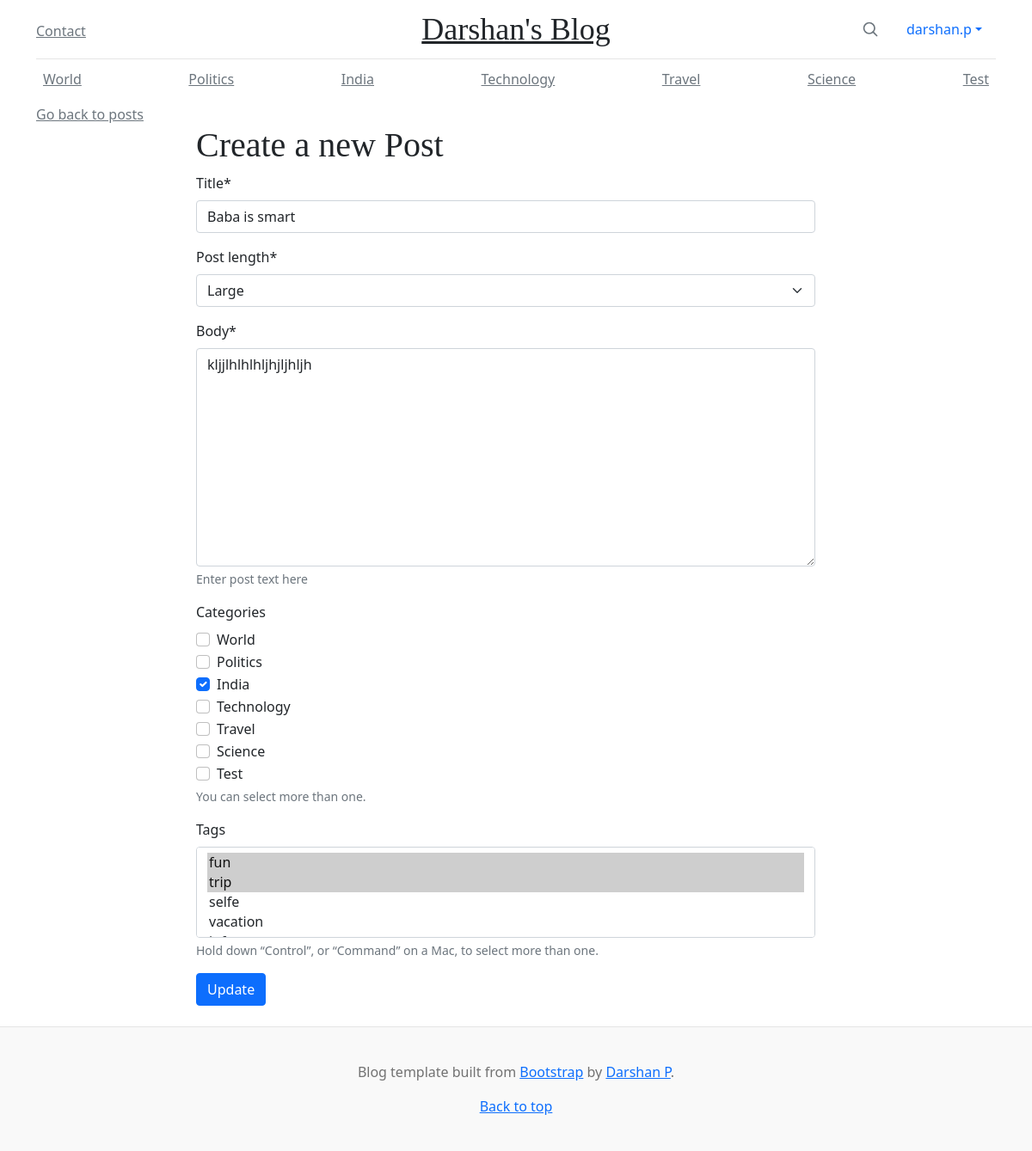
/posts/baba-is-dumb/update (signed in), run on the app's committed database.
### blog/models.py (models this page shows, shortened)
class Category(models.Model):
    class Meta:
        verbose_name_plural = 'Categories'
    name = models.CharField(max_length=50, unique=True)
    def __str__(self):
        return self.name

class Post(models.Model):
    class Meta:
        ordering = ['created_at']
        db_table = 'posts'
    POST_LENGTHS = [
        ('S', 'Small'),
        ('M', 'Medium'),
        ('L', 'Large')
    ]
    post_length = models.CharField(max_length=1, choices=POST_LENGTHS)
    title = models.CharField(max_length=50)
    body = models.TextField(help_text='Enter post text here')
    slug = AutoSlugField(populate_from='title', unique=True, editable=True)
    categories = models.ManyToManyField('Category', related_name='posts', blank=True)
    tags = models.ManyToManyField('Tag', related_name='posts', blank=True,
                                  help_text='Hold down “Control”, or “Command” on a Mac, to select more than one.')
    created_at = models.DateTimeField(auto_now_add=True)
    updated_at = models.DateTimeField(auto_now_add=True)

### blog/views.py (the view, shortened to what this page needs)
# urls.py: path('posts/<slug:slug>/update', views.PostUpdateView.as_view(), name='post_update'),
class PostUpdateView(LoginRequiredMixin, SuccessMessageMixin, generic.UpdateView):
    model = Post
    form_class = PostModelForm
    template_name = "blog/post_update.html"
    success_message = "Post with title '{title}' was updated successfully"

### blog/forms.py
class PostModelForm(forms.ModelForm):
    class Meta:
        model = Post
        fields = (
            'title',
            'post_length',
            'body',
            'categories',
            'tags'
        )
    categories = forms.ModelMultipleChoiceField(
        queryset=Category.objects.all(),
        widget=forms.CheckboxSelectMultiple,
        required=False,
        help_text='You can select more than one.'
    )

### blog/context_processors.py (called while the page is built)
def categories(request):
    return {
        'categories': Category.objects.order_by('id')
    }

### blog/models.py (called while the page is built)
    def __str__(self):
        return self.name

### blog/templates/blog/post_update.html (shortened to what this page needs)
{% extends "base.html" %}
{% load crispy_forms_tags %}
{% block content %}
<div class="row">
    <a href="{% url 'blog:post_list' %}" class="link-secondary">Go back to posts</a>
    <div class="row justify-content-center">
        <div class="col-8">
            <h1>Create a new Post</h1>
            <form method="post" class="uniForm">
                {{ form | crispy }}
                <button class="btn btn-primary mb-4" type="submit">
                    Update
                </button>
            </form>
        </div>
    </div>
</div>
{% endblock %}

### templates/navbar_top.html (shortened to what this page needs)
<div class="container">
    <header class="blog-header py-3">
        <div class="row flex-nowrap justify-content-between align-items-center">
          <div class="col-4 pt-1">
            <a class="link-secondary" href="{% url 'contact' %}">Contact</a></div>
          <div class="col-4 text-center">
            <a class="blog-header-logo text-dark" href="{% url 'blog:blog_home' %}">Darshan's Blog</a>
          </div>
          <div class="col-4 d-flex justify-content-end align-items-center">
            <a class="link-secondary" href="#" aria-label="Search">
              <svg xmlns="http://www.w3.org/2000/svg" width="20" height="20" fill="none" stroke="currentColor" stroke-linecap="round" stroke-linejoin="round" stroke-width="2" class="mx-3" role="img" viewBox="0 0 24 24"><title>Search</title><circle cx="10.5" cy="10.5" r="7.5"/><path d="M21 21l-5.2-5.2"/></svg>
            </a>
            {% if request.user.is_authenticated %}
            <ul class="nav nav-pills">
              <li class="nav-item dropdown">
                <a class="nav-link dropdown-toggle" data-bs-toggle="dropdown" href="#" role="button" aria-expanded="false">{{ request.user.username }}</a>
              </li>
            </ul>
            {% else %}
            <a href="{% url 'login' %}" class="btn btn-default">Login</a>
            {% endif %}
          </div>
        </div>
      </header>
    {% if request.user.is_authenticated %}
    <div class="nav-scroller py-1 mb-2">
        <nav class="nav d-flex justify-content-between">
        {% for category in categories %}
            <a class="p-2 link-secondary" href="#">{{category}}</a>
        {% endfor %}
        </nav>
      </div>
    {% endif %}
</div>

### static/css/style.css (style rules this page uses)
.blog-header { line-height: 1; border-bottom: 1px solid #e5e5e5; }
.blog-header-logo { font-family: "Playfair Display", Georgia, "Times New Roman", serif; font-size: 2.25rem; }
h1, h2, h3, h4, h5, h6 { font-family: "Playfair Display", Georgia, "Times New Roman", serif; }
.nav-scroller { position: relative; z-index: 2; height: 2.75rem; overflow-y: hidden; }
.nav-scroller .nav { display: flex; flex-wrap: nowrap; padding-bottom: 1rem; margin-top: -1px; overflow-x: auto; text-align: center; white-space: nowrap; -webkit-overflow-scrolling: touch; }

### data on the page
Category: name "World"
Category: name "Politics"
Category: name "India"
Category: name "Technology"
Category: name "Travel"
Category: name "Science"
Category: name "Test"
Post: title "Baba is smart", post_length "Large", body "kljjlhlhlhljhjljhljh"

### other printed values
{{ request.user.username }} "darshan.p"
